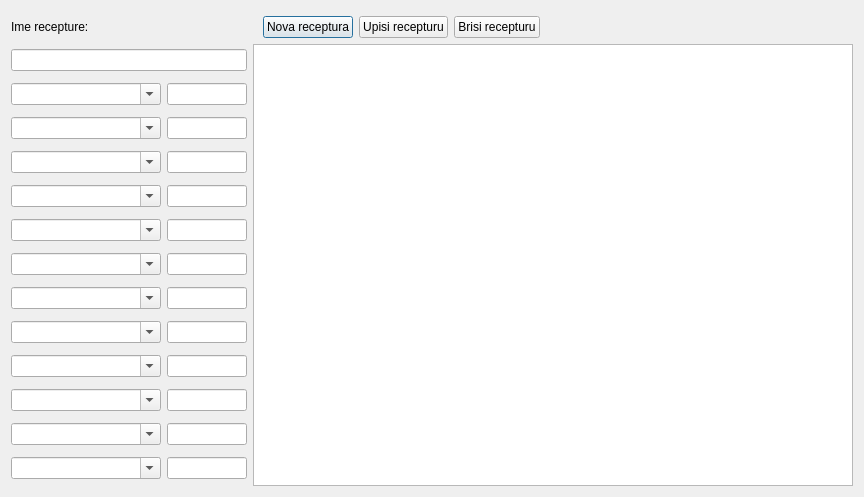
<?xml version="1.0" encoding="UTF-8"?>
<ui version="4.0">
 <class>Dialog</class>
 <widget class="QDialog" name="Dialog">
  <property name="geometry">
   <rect>
    <x>0</x>
    <y>0</y>
    <width>848</width>
    <height>497</height>
   </rect>
  </property>
  <property name="windowTitle">
   <string>Dialog</string>
  </property>
  <layout class="QHBoxLayout" name="horizontalLayout_2">
   <item>
    <layout class="QHBoxLayout" name="horizontalLayout">
     <item>
      <layout class="QVBoxLayout" name="verticalLayout_2">
       <property name="bottomMargin">
        <number>0</number>
       </property>
       <item>
        <widget class="QLabel" name="label">
         <property name="maximumSize">
          <size>
           <width>16777215</width>
           <height>20</height>
          </size>
         </property>
         <property name="text">
          <string>Ime recepture:</string>
         </property>
        </widget>
       </item>
       <item>
        <widget class="QLineEdit" name="lineEditIme">
         <property name="sizePolicy">
          <sizepolicy hsizetype="Expanding" vsizetype="Fixed">
           <horstretch>0</horstretch>
           <verstretch>0</verstretch>
          </sizepolicy>
         </property>
         <property name="minimumSize">
          <size>
           <width>200</width>
           <height>0</height>
          </size>
         </property>
        </widget>
       </item>
       <item>
        <layout class="QHBoxLayout" name="horizontalLayout_4">
         <item>
          <widget class="QComboBox" name="comboKomp1">
           <property name="sizePolicy">
            <sizepolicy hsizetype="Expanding" vsizetype="Fixed">
             <horstretch>0</horstretch>
             <verstretch>0</verstretch>
            </sizepolicy>
           </property>
           <property name="minimumSize">
            <size>
             <width>150</width>
             <height>0</height>
            </size>
           </property>
           <property name="editable">
            <bool>true</bool>
           </property>
          </widget>
         </item>
         <item>
          <widget class="QLineEdit" name="lineEdit_2">
           <property name="sizePolicy">
            <sizepolicy hsizetype="Fixed" vsizetype="Fixed">
             <horstretch>0</horstretch>
             <verstretch>0</verstretch>
            </sizepolicy>
           </property>
           <property name="minimumSize">
            <size>
             <width>80</width>
             <height>0</height>
            </size>
           </property>
          </widget>
         </item>
        </layout>
       </item>
       <item>
        <layout class="QHBoxLayout" name="horizontalLayout_5">
         <item>
          <widget class="QComboBox" name="comboKomp2">
           <property name="sizePolicy">
            <sizepolicy hsizetype="Expanding" vsizetype="Fixed">
             <horstretch>0</horstretch>
             <verstretch>0</verstretch>
            </sizepolicy>
           </property>
           <property name="minimumSize">
            <size>
             <width>150</width>
             <height>0</height>
            </size>
           </property>
           <property name="editable">
            <bool>true</bool>
           </property>
          </widget>
         </item>
         <item>
          <widget class="QLineEdit" name="lineEdit_3">
           <property name="sizePolicy">
            <sizepolicy hsizetype="Fixed" vsizetype="Fixed">
             <horstretch>0</horstretch>
             <verstretch>0</verstretch>
            </sizepolicy>
           </property>
           <property name="minimumSize">
            <size>
             <width>80</width>
             <height>0</height>
            </size>
           </property>
          </widget>
         </item>
        </layout>
       </item>
       <item>
        <layout class="QHBoxLayout" name="horizontalLayout_6">
         <item>
          <widget class="QComboBox" name="comboKomp3">
           <property name="sizePolicy">
            <sizepolicy hsizetype="Expanding" vsizetype="Fixed">
             <horstretch>0</horstretch>
             <verstretch>0</verstretch>
            </sizepolicy>
           </property>
           <property name="minimumSize">
            <size>
             <width>150</width>
             <height>0</height>
            </size>
           </property>
           <property name="editable">
            <bool>true</bool>
           </property>
          </widget>
         </item>
         <item>
          <widget class="QLineEdit" name="lineEdit_4">
           <property name="sizePolicy">
            <sizepolicy hsizetype="Fixed" vsizetype="Fixed">
             <horstretch>0</horstretch>
             <verstretch>0</verstretch>
            </sizepolicy>
           </property>
           <property name="minimumSize">
            <size>
             <width>80</width>
             <height>0</height>
            </size>
           </property>
          </widget>
         </item>
        </layout>
       </item>
       <item>
        <layout class="QHBoxLayout" name="horizontalLayout_7">
         <item>
          <widget class="QComboBox" name="comboKomp4">
           <property name="sizePolicy">
            <sizepolicy hsizetype="Expanding" vsizetype="Fixed">
             <horstretch>0</horstretch>
             <verstretch>0</verstretch>
            </sizepolicy>
           </property>
           <property name="minimumSize">
            <size>
             <width>150</width>
             <height>0</height>
            </size>
           </property>
           <property name="editable">
            <bool>true</bool>
           </property>
          </widget>
         </item>
         <item>
          <widget class="QLineEdit" name="lineEdit_5">
           <property name="sizePolicy">
            <sizepolicy hsizetype="Fixed" vsizetype="Fixed">
             <horstretch>0</horstretch>
             <verstretch>0</verstretch>
            </sizepolicy>
           </property>
           <property name="minimumSize">
            <size>
             <width>80</width>
             <height>0</height>
            </size>
           </property>
          </widget>
         </item>
        </layout>
       </item>
       <item>
        <layout class="QHBoxLayout" name="horizontalLayout_15">
         <item>
          <widget class="QComboBox" name="comboKomp5">
           <property name="sizePolicy">
            <sizepolicy hsizetype="Expanding" vsizetype="Fixed">
             <horstretch>0</horstretch>
             <verstretch>0</verstretch>
            </sizepolicy>
           </property>
           <property name="minimumSize">
            <size>
             <width>150</width>
             <height>0</height>
            </size>
           </property>
           <property name="editable">
            <bool>true</bool>
           </property>
          </widget>
         </item>
         <item>
          <widget class="QLineEdit" name="lineEdit_6">
           <property name="sizePolicy">
            <sizepolicy hsizetype="Fixed" vsizetype="Fixed">
             <horstretch>0</horstretch>
             <verstretch>0</verstretch>
            </sizepolicy>
           </property>
           <property name="minimumSize">
            <size>
             <width>80</width>
             <height>0</height>
            </size>
           </property>
          </widget>
         </item>
        </layout>
       </item>
       <item>
        <layout class="QHBoxLayout" name="horizontalLayout_8">
         <item>
          <widget class="QComboBox" name="comboKomp6">
           <property name="sizePolicy">
            <sizepolicy hsizetype="Expanding" vsizetype="Fixed">
             <horstretch>0</horstretch>
             <verstretch>0</verstretch>
            </sizepolicy>
           </property>
           <property name="minimumSize">
            <size>
             <width>150</width>
             <height>0</height>
            </size>
           </property>
           <property name="editable">
            <bool>true</bool>
           </property>
          </widget>
         </item>
         <item>
          <widget class="QLineEdit" name="lineEdit_7">
           <property name="sizePolicy">
            <sizepolicy hsizetype="Fixed" vsizetype="Fixed">
             <horstretch>0</horstretch>
             <verstretch>0</verstretch>
            </sizepolicy>
           </property>
           <property name="minimumSize">
            <size>
             <width>80</width>
             <height>0</height>
            </size>
           </property>
          </widget>
         </item>
        </layout>
       </item>
       <item>
        <layout class="QHBoxLayout" name="horizontalLayout_9">
         <item>
          <widget class="QComboBox" name="comboKomp7">
           <property name="sizePolicy">
            <sizepolicy hsizetype="Expanding" vsizetype="Fixed">
             <horstretch>0</horstretch>
             <verstretch>0</verstretch>
            </sizepolicy>
           </property>
           <property name="minimumSize">
            <size>
             <width>150</width>
             <height>0</height>
            </size>
           </property>
           <property name="editable">
            <bool>true</bool>
           </property>
          </widget>
         </item>
         <item>
          <widget class="QLineEdit" name="lineEdit_8">
           <property name="sizePolicy">
            <sizepolicy hsizetype="Fixed" vsizetype="Fixed">
             <horstretch>0</horstretch>
             <verstretch>0</verstretch>
            </sizepolicy>
           </property>
           <property name="minimumSize">
            <size>
             <width>80</width>
             <height>0</height>
            </size>
           </property>
          </widget>
         </item>
        </layout>
       </item>
       <item>
        <layout class="QHBoxLayout" name="horizontalLayout_10">
         <item>
          <widget class="QComboBox" name="comboKomp8">
           <property name="sizePolicy">
            <sizepolicy hsizetype="Expanding" vsizetype="Fixed">
             <horstretch>0</horstretch>
             <verstretch>0</verstretch>
            </sizepolicy>
           </property>
           <property name="minimumSize">
            <size>
             <width>150</width>
             <height>0</height>
            </size>
           </property>
           <property name="editable">
            <bool>true</bool>
           </property>
          </widget>
         </item>
         <item>
          <widget class="QLineEdit" name="lineEdit_9">
           <property name="sizePolicy">
            <sizepolicy hsizetype="Fixed" vsizetype="Fixed">
             <horstretch>0</horstretch>
             <verstretch>0</verstretch>
            </sizepolicy>
           </property>
           <property name="minimumSize">
            <size>
             <width>80</width>
             <height>0</height>
            </size>
           </property>
          </widget>
         </item>
        </layout>
       </item>
       <item>
        <layout class="QHBoxLayout" name="horizontalLayout_11">
         <item>
          <widget class="QComboBox" name="comboKomp9">
           <property name="sizePolicy">
            <sizepolicy hsizetype="Expanding" vsizetype="Fixed">
             <horstretch>0</horstretch>
             <verstretch>0</verstretch>
            </sizepolicy>
           </property>
           <property name="minimumSize">
            <size>
             <width>150</width>
             <height>0</height>
            </size>
           </property>
           <property name="editable">
            <bool>true</bool>
           </property>
          </widget>
         </item>
         <item>
          <widget class="QLineEdit" name="lineEdit_10">
           <property name="sizePolicy">
            <sizepolicy hsizetype="Fixed" vsizetype="Fixed">
             <horstretch>0</horstretch>
             <verstretch>0</verstretch>
            </sizepolicy>
           </property>
           <property name="minimumSize">
            <size>
             <width>80</width>
             <height>0</height>
            </size>
           </property>
          </widget>
         </item>
        </layout>
       </item>
       <item>
        <layout class="QHBoxLayout" name="horizontalLayout_12">
         <item>
          <widget class="QComboBox" name="comboKomp10">
           <property name="sizePolicy">
            <sizepolicy hsizetype="Expanding" vsizetype="Fixed">
             <horstretch>0</horstretch>
             <verstretch>0</verstretch>
            </sizepolicy>
           </property>
           <property name="minimumSize">
            <size>
             <width>150</width>
             <height>0</height>
            </size>
           </property>
           <property name="editable">
            <bool>true</bool>
           </property>
          </widget>
         </item>
         <item>
          <widget class="QLineEdit" name="lineEdit_11">
           <property name="sizePolicy">
            <sizepolicy hsizetype="Fixed" vsizetype="Fixed">
             <horstretch>0</horstretch>
             <verstretch>0</verstretch>
            </sizepolicy>
           </property>
           <property name="minimumSize">
            <size>
             <width>80</width>
             <height>0</height>
            </size>
           </property>
          </widget>
         </item>
        </layout>
       </item>
       <item>
        <layout class="QHBoxLayout" name="horizontalLayout_13">
         <item>
          <widget class="QComboBox" name="comboKomp11">
           <property name="sizePolicy">
            <sizepolicy hsizetype="Expanding" vsizetype="Fixed">
             <horstretch>0</horstretch>
             <verstretch>0</verstretch>
            </sizepolicy>
           </property>
           <property name="minimumSize">
            <size>
             <width>150</width>
             <height>0</height>
            </size>
           </property>
           <property name="editable">
            <bool>true</bool>
           </property>
          </widget>
         </item>
         <item>
          <widget class="QLineEdit" name="lineEdit_12">
           <property name="sizePolicy">
            <sizepolicy hsizetype="Fixed" vsizetype="Fixed">
             <horstretch>0</horstretch>
             <verstretch>0</verstretch>
            </sizepolicy>
           </property>
           <property name="minimumSize">
            <size>
             <width>80</width>
             <height>0</height>
            </size>
           </property>
          </widget>
         </item>
        </layout>
       </item>
       <item>
        <layout class="QHBoxLayout" name="horizontalLayout_14">
         <item>
          <widget class="QComboBox" name="comboKomp12">
           <property name="sizePolicy">
            <sizepolicy hsizetype="Expanding" vsizetype="Fixed">
             <horstretch>0</horstretch>
             <verstretch>0</verstretch>
            </sizepolicy>
           </property>
           <property name="minimumSize">
            <size>
             <width>150</width>
             <height>0</height>
            </size>
           </property>
           <property name="editable">
            <bool>true</bool>
           </property>
          </widget>
         </item>
         <item>
          <widget class="QLineEdit" name="lineEdit_13">
           <property name="sizePolicy">
            <sizepolicy hsizetype="Fixed" vsizetype="Fixed">
             <horstretch>0</horstretch>
             <verstretch>0</verstretch>
            </sizepolicy>
           </property>
           <property name="minimumSize">
            <size>
             <width>80</width>
             <height>0</height>
            </size>
           </property>
          </widget>
         </item>
        </layout>
       </item>
      </layout>
     </item>
     <item>
      <layout class="QVBoxLayout" name="verticalLayout">
       <item>
        <layout class="QHBoxLayout" name="horizontalLayout_3">
         <property name="leftMargin">
          <number>10</number>
         </property>
         <property name="topMargin">
          <number>5</number>
         </property>
         <property name="rightMargin">
          <number>20</number>
         </property>
         <item>
          <widget class="QPushButton" name="pushButton_3">
           <property name="text">
            <string>Nova receptura</string>
           </property>
          </widget>
         </item>
         <item>
          <widget class="QPushButton" name="pushButton_2">
           <property name="text">
            <string>Upisi recepturu</string>
           </property>
          </widget>
         </item>
         <item>
          <widget class="QPushButton" name="pushButton">
           <property name="text">
            <string>Brisi recepturu</string>
           </property>
          </widget>
         </item>
         <item>
          <spacer name="horizontalSpacer">
           <property name="orientation">
            <enum>Qt::Horizontal</enum>
           </property>
           <property name="sizeHint" stdset="0">
            <size>
             <width>40</width>
             <height>20</height>
            </size>
           </property>
          </spacer>
         </item>
        </layout>
       </item>
       <item>
        <widget class="QTableWidget" name="tableWidget">
         <property name="minimumSize">
          <size>
           <width>600</width>
           <height>0</height>
          </size>
         </property>
        </widget>
       </item>
      </layout>
     </item>
    </layout>
   </item>
  </layout>
 </widget>
 <resources/>
 <connections/>
</ui>
